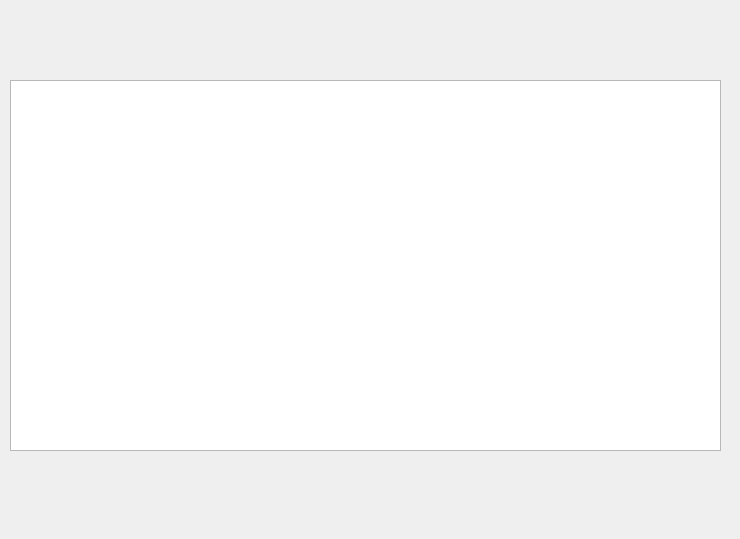
<?xml version="1.0" encoding="UTF-8"?>
<ui version="4.0">
 <class>thirdWindow</class>
 <widget class="QDialog" name="thirdWindow">
  <property name="geometry">
   <rect>
    <x>0</x>
    <y>0</y>
    <width>740</width>
    <height>539</height>
   </rect>
  </property>
  <property name="minimumSize">
   <size>
    <width>675</width>
    <height>539</height>
   </size>
  </property>
  <property name="windowTitle">
   <string>Dialog</string>
  </property>
  <widget class="QTextBrowser" name="textBrowser">
   <property name="geometry">
    <rect>
     <x>10</x>
     <y>80</y>
     <width>711</width>
     <height>371</height>
    </rect>
   </property>
   <property name="html">
    <string>&lt;!DOCTYPE HTML PUBLIC &quot;-//W3C//DTD HTML 4.0//EN&quot; &quot;http://www.w3.org/TR/REC-html40/strict.dtd&quot;&gt;
&lt;html&gt;&lt;head&gt;&lt;meta name=&quot;qrichtext&quot; content=&quot;1&quot; /&gt;&lt;style type=&quot;text/css&quot;&gt;
p, li { white-space: pre-wrap; }
&lt;/style&gt;&lt;/head&gt;&lt;body style=&quot; font-family:'MS Shell Dlg 2'; font-size:8.25pt; font-weight:400; font-style:normal;&quot;&gt;
&lt;p style=&quot;-qt-paragraph-type:empty; margin-top:0px; margin-bottom:0px; margin-left:0px; margin-right:0px; -qt-block-indent:0; text-indent:0px;&quot;&gt;&lt;br /&gt;&lt;/p&gt;&lt;/body&gt;&lt;/html&gt;</string>
   </property>
  </widget>
 </widget>
 <resources/>
 <connections/>
</ui>
